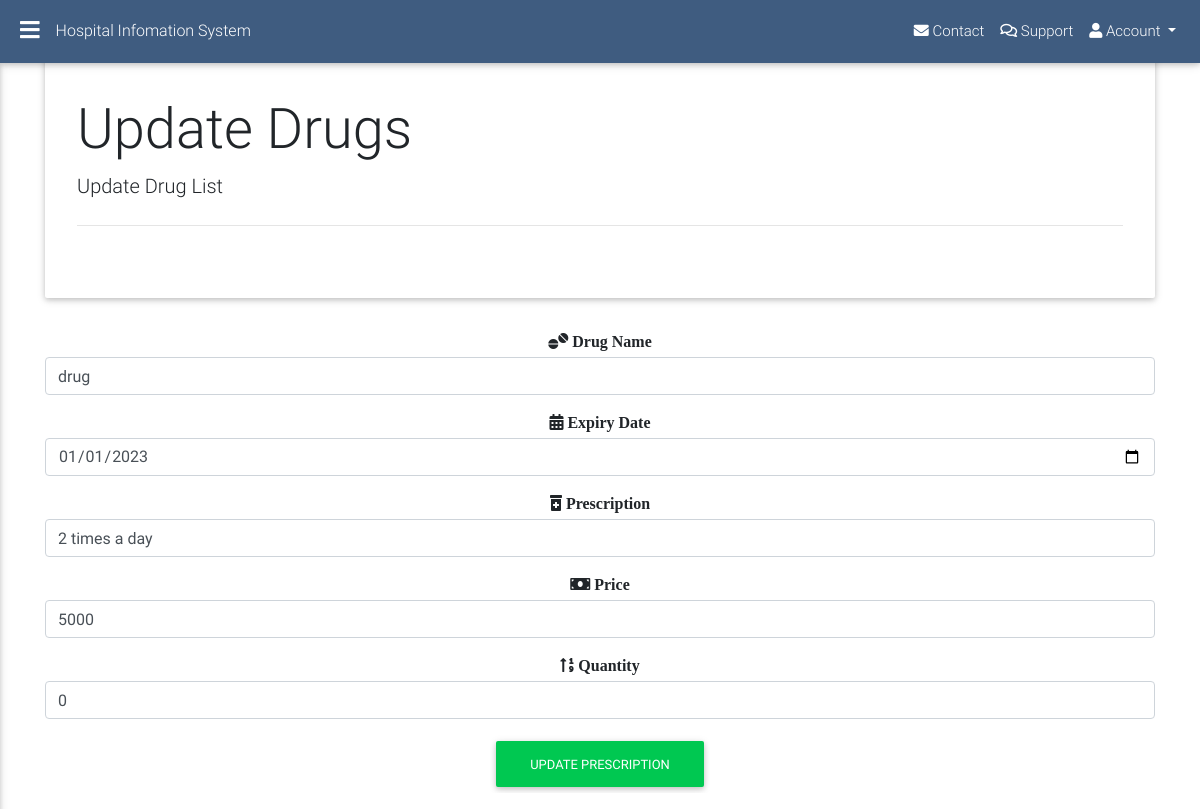
/src/presp/updatePresp.php?id=6 (signed in), run on the app's committed database.
### tables this page shows
CREATE TABLE `drug` (
  `drug_id` int(11) NOT NULL,
  `name` varchar(11) DEFAULT NULL,
  `expiry` date DEFAULT NULL,
  `presp` varchar(256) DEFAULT NULL,
  `price` int(30) DEFAULT NULL,
  `qty` int(11) DEFAULT 0
);

### includes/dao.php (called while the page is built, shortened)
<?php
include "header.php";
include "sidenav.php";
include "jumbo.php";
$jumbo = new jumbo;

### includes/presp/PrespController.php (called while the page is built, shortened)
<?php
class Presp
{
    public function getSinglePresp($id)
    {
        $db = new DBconnection();
        $dbConn = $db->getConnection();
        return $dbConn->query("SELECT * FROM drug where drug_id = '$id' LIMIT 1");
    }
}

### src/presp/updatePresp.php (the view, shortened to what this page needs)
<?php include "../../includes/dao.php" ?>
<?php include "../../includes/presp/PrespController.php";
$drugs = new Presp();
?>
<div class="container">
    <?= $jumbo->getJumbo("Update Drugs", "Update Drug List") ?>
    <?php $drugsList = $drugs->getSinglePresp($_GET['id']);
    $row = $drugsList->fetch(PDO::FETCH_ASSOC); ?>
    <div class="row">
        <div class="col-12 text-center">
            <form class='editPresp' role='form' action='#' onsubmit="updatePresp()">
                <div class='form-group'>
                    <label for='in_Name' class="fas fa-tablets prefix"> Drug Name</label>
                    <input value="<?= $row['name'] ?>" name='in_Name' id='in_Name' class='form-control' type='text' placeholder='Name' required>
                </div>
                <div class='form-group'>
                    <label for='in_Expiry' class="fas fa-calendar"> Expiry Date</label>
                    <input value="<?= $row['expiry'] ?>" name='in_Expiry' id='in_Expiry' class='form-control' type='date' placeholder='Expiry' required>
                </div>
                <div class='form-group'>
                    <label for='in_Presp' class="fas fa-prescription-bottle-alt prefix"> Prescription</label>
                    <input value="<?= $row['presp'] ?>" name='in_Presp' id='in_Presp' class='form-control' type='text' placeholder='Prescription'>
                </div>
                <div class='form-group'>
                    <label for='in_Price' class="fas fa-money-bill prefix"> Price</label>
                    <input value="<?= $row['price'] ?>" name='in_Price' id='in_Price' class='form-control' type='text' placeholder='MWK'>
                </div>
                <div class='form-group'>
                    <label for='in_Qty' class="fas fa-sort-numeric-up prefix"> Quantity</label>
                    <input value="<?= $row['qty'] ?>" name='in_Qty' id='in_Qty' class='form-control' type='number' placeholder='Quantity'>
                </div>
                <div class='form-group'>
                    <input class='btn btn-success' type='submit' value="Update Prescription">
                </div>
            </form>
            <?php include "../../includes/footer.php"; ?>

### public/css/all.css (style rules this page uses)
.fa,.fab,.fal,.far,.fas { -moz-osx-font-smoothing:grayscale;-webkit-font-smoothing:antialiased;display:inline-block;font-style:normal;font-variant:normal;text-rendering:auto;line-height:1 }
.fa-calendar:before { content:"\f133" }
.fa-money-bill:before { content:"\f0d6" }
.fa-prescription-bottle-alt:before { content:"\f486" }
.fa-sort-numeric-up:before { content:"\f163" }
.fa-tablets:before { content:"\f490" }
.fa,.far,.fas { font-family:"Font Awesome 5 Free" }
.fa,.fas { font-weight:900 }

### data on the page
drug: in_Name "drug", in_Expiry "01/01/2023", in_Presp "2 times a day", in_Price "5000", in_Qty "0"

### other printed values
$title "Update Drugs"
$detail "Update Drug List"
